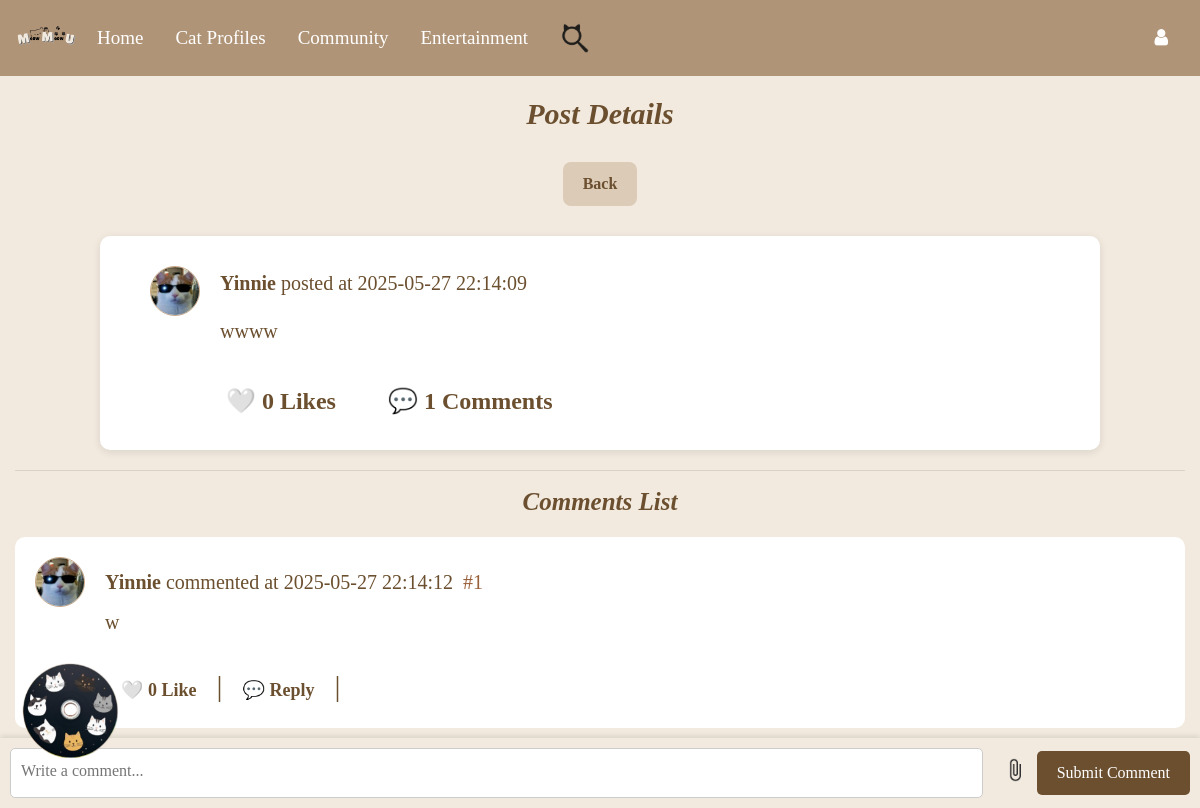
Before: /post/24 with the older database file.
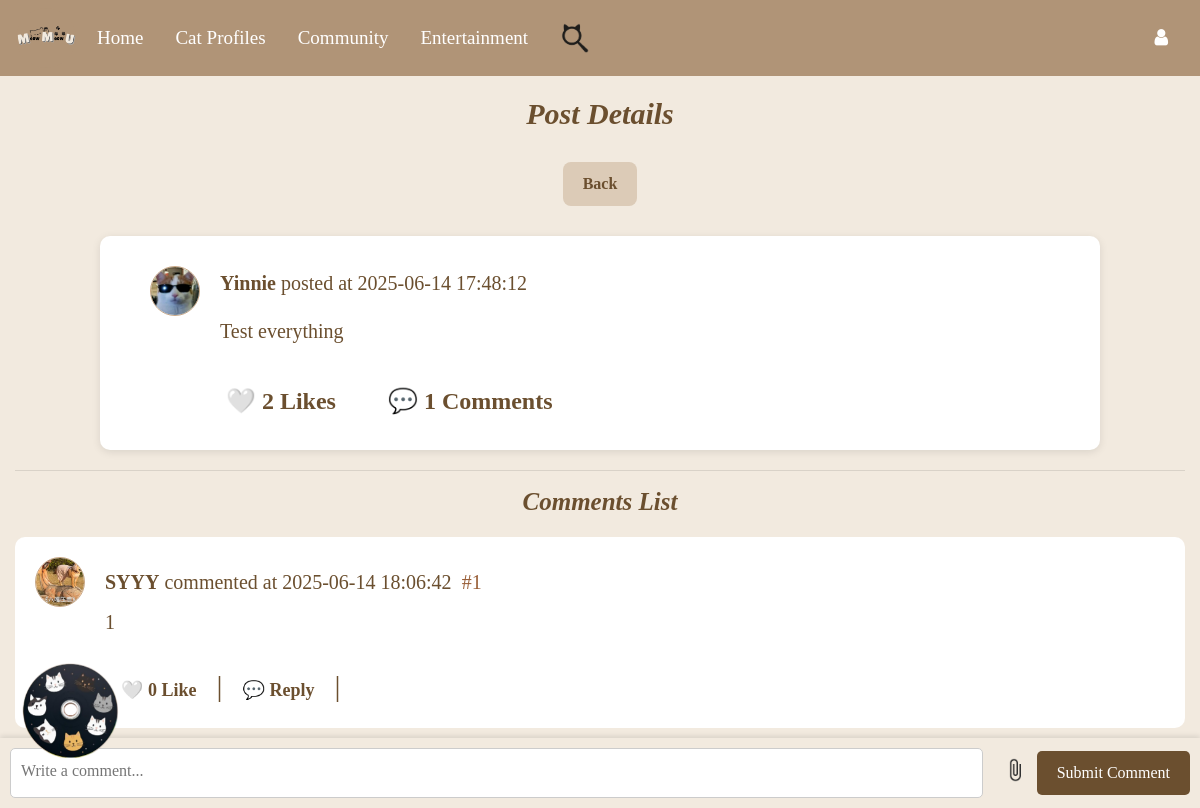
After: the same page with the newer database file.
### tables this page shows
CREATE TABLE "post" (
	"post_id"	INTEGER,
	"user_id"	INTEGER,
	"content"	TEXT,
	"media_type"	TEXT,
	"media_url"	TEXT,
	"created_at"	TIMESTAMP DEFAULT CURRENT_TIMESTAMP,
	"updated_at"	TIMESTAMP DEFAULT CURRENT_TIMESTAMP,
	"cat_hashtag"	TEXT,
	PRIMARY KEY("post_id"),
	FOREIGN KEY("user_id") REFERENCES "user"("id") ON DELETE CASCADE
);

CREATE TABLE "comment" (
	"id"	INTEGER,
	"content"	TEXT NOT NULL,
	"media_url"	TEXT,
	"created_at"	datetime DEFAULT CURRENT_TIMESTAMP,
	"post_id"	INTEGER,
	"user_id"	INTEGER,
	"parent_id"	INTEGER,
	"floor"	INTEGER,
	PRIMARY KEY("id" AUTOINCREMENT),
	FOREIGN KEY("parent_id") REFERENCES "comment"("id") ON DELETE CASCADE,
	FOREIGN KEY("post_id") REFERENCES "post"("id") ON DELETE CASCADE,
	FOREIGN KEY("user_id") REFERENCES "user"("id") ON DELETE SET NULL
);

### Website/models.py (models this page shows)
class User(db.Model, UserMixin):
    id = db.Column(db.Integer, primary_key=True)
    email = db.Column(db.String(150), unique=True, nullable=False)
    ps = db.Column(db.String(150), nullable=False)
    Name = db.Column(db.String(150), nullable=False)
    secret_answer = db.Column(db.String(150), nullable=False)
    notes = db.relationship("Note", backref="user", lazy=True, cascade="all, delete-orphan")
    stories = db.relationship("Story", backref="owner", lazy=True, cascade="all, delete-orphan")
    reports_made = db.relationship(
        "Report",
        back_populates="reporting_user",
        lazy=True,
        cascade="all, delete-orphan",
        foreign_keys="[Report.user_id]"
    )
    reports_received = db.relationship(
        "Report",
        back_populates="reported_user_profile",
        lazy=True,
        foreign_keys="[Report.user_profile_id]"
    )
    status = db.Column(db.String(100)) #user profile part
    birthday = db.Column(db.Date)
    mbti = db.Column(db.String(50))
    hobby = db.Column(db.String(100))
    bio = db.Column(db.Text)
    profile_picture = db.Column(db.String(255), default="default_profilepic.png")
    cover_photo = db.Column(db.String(255), default="default_cover.png")
    role = db.Column(db.String(50), default='user', nullable=False)
    level1_completed = db.Column(db.Boolean, default=False)
    privacy = db.Column(db.String(50), default="Public", nullable=False)

### Website/community.py (the view)
@community_bp.route('/post/<int:post_id>')
def post_detail(post_id):
    conn = get_db_connection()
    post = conn.execute('''
        SELECT
            post.*,
            user.name,
            user.profile_picture,
                (SELECT COUNT(*) FROM likes WHERE likes.post_id = post.post_id) AS like_count,
                (SELECT COUNT(*) FROM comment WHERE comment.post_id = post.post_id) AS comment_count,
            CASE
                WHEN EXISTS (
                    SELECT 1 FROM likes
                    WHERE likes.post_id = post.post_id AND likes.user_id = ?
                ) THEN 1
                ELSE 0
            END AS liked_by_current_user
        FROM post
        JOIN user ON post.user_id = user.id
        WHERE post.post_id = ?
    ''', (
        current_user.id if current_user.is_authenticated else -1,
        post_id
    )).fetchone()
    if post is None:
        conn.close()
        flash("The post does not exist or has been deleted.", category="error")
        return redirect(url_for('community.community_feature'))
    comments = conn.execute('''
        SELECT
            comment.*,
            user.name AS name,
            user.profile_picture AS profile_picture,
            (SELECT COUNT(*) FROM comment_like WHERE comment_like.comment_id = comment.id) AS like_count,
            CASE
                WHEN EXISTS (
                    SELECT 1 FROM comment_like
                    WHERE comment_like.comment_id = comment.id AND comment_like.user_id = ?
                ) THEN 1
                ELSE 0
            END AS liked_by_current_user
        FROM comment
        JOIN user ON comment.user_id = user.id
        WHERE comment.post_id = ?
        ORDER BY comment.created_at DESC
    ''', (current_user.id if current_user.is_authenticated else -1, post_id)).fetchall()
    grouped_comments = {}
    for comment in comments:
        parent_id = comment['parent_id']
        if parent_id not in grouped_comments:
            grouped_comments[parent_id] = []
        grouped_comments[parent_id].append(comment)
    conn.close()
    return render_template("community_detail.html", post=post, comments=comments, grouped_comments=grouped_comments, user=current_user)

### Website/community.py (called while the page is built)
def get_db_connection():
    db_path = os.path.join(os.path.dirname(__file__), '..', 'instance', 'datebase.db')
    db_path = os.path.abspath(db_path)
    conn = sqlite3.connect(db_path)
    conn.row_factory = sqlite3.Row
    return conn

### Website/templates/community_detail.html (shortened to what this page needs)
{% extends 'base.html' %}
{% block content %}
<h1>Post Details</h1>
<button class="back-button" onclick="history.back();">
    Back
</button>
<div class="post">
    <div class="post-info">
        <a href="{{ url_for('auth.view_user_profile', user_id=post['user_id']) }}">
            <img class="profile-picture" src="{{ url_for('static', filename='Userprofile/' + (post['profile_picture'] if post['profile_picture'] else 'default_profilepic.png')) }}" alt="Avatar">
        </a>
        <p><strong>{{ post['name'] }}</strong> posted at {{ post['created_at'] }}</p>
    </div>
    <div class="post-body">
        <p class="post-content">{{ post['content'] }}</p>
        <div class="post-actions">
            <form id="like-form-{{ post['post_id'] }}" action="{{ url_for('community.like_post' if not post['liked_by_current_user'] else 'community.unlike_post', post_id=post['post_id']) }}" method="post" class="inline-form">
                <button type="submit" class="post-action-button">
                    {% if post['liked_by_current_user'] %}
                        ❤️
                    {% else %}
                        🤍
                    {% endif %}
                    {{ post['like_count'] }} Likes
                </button>
            </form>
            <button class="post-action-button" id="comment-button" onclick="event.stopPropagation(); window.location.href='/post/{{ post.post_id }}#comments'">
            💬 {{ post['comment_count'] }} Comments
            </button>
        </div>
    </div>
</div>
<hr>
<h3 id="comments">Comments List</h3>
{% macro render_comments(comments, grouped_comments) %}
    {% for comment in comments %}
        <div class="comment">
            <div class="comment-info">
                <a href="{{ url_for('auth.view_user_profile', user_id=comment['user_id']) }}">
                    <img class="comment-profile-picture" src="{{ url_for('static', filename='Userprofile/' + (comment['profile_picture'] if comment['profile_picture'] else 'default_profilepic.png')) }}" alt="Avatar">
                </a>
                <p><strong>{{ comment['name'] }}</strong> commented at {{ comment['created_at'] }}</p>
                <span class="floor-number">
                    #{{ comment['floor'] }}
                </span>
            </div>
            <div class="comment-content">
                <p>{{ comment['content'] }}</p>
                <div class="comment-actions">
                    <form id="like-form-{{ comment['id'] }}" action="{{ url_for('community.like_comment' if not comment['liked_by_current_user'] else 'community.unlike_comment', comment_id=comment['id']) }}" method="post" class="inline-form">
                        <button type="submit" class="comment-action-button">
                            {% if comment['liked_by_current_user'] %}
                                ❤️
                            {% else %}
                                🤍
                            {% endif %}
                            {{ comment['like_count'] }} Like
                        </button>
                    </form>
                    <span class="separator">|</span>
                    <button class="comment-action-button reply-button" data-comment-id="{{ comment['id'] }}">
                        💬 Reply
                    </button>
                    <span class="separator">|</span>
                </div>
            </div>
        </div>
    {% endfor %}
{% endmacro %}
{{ render_comments(grouped_comments[None], grouped_comments) }}
<div class="comment-form-container">
    <form action="{{ url_for('community.add_comment', post_id=post['post_id']) }}" method="POST" enctype="multipart/form-data">
        <textarea id="comment-textarea" name="content" placeholder="Write a comment..."></textarea>
        <label for="comment-media" class="file-upload-label">
            <img src="{{ url_for('static', filename='paperclip.png') }}" alt="Attach File" class="paperclip-icon">
        </label>
        <button type="submit">Submit Comment</button>
    </form>
</div>
{% endblock %}

Changed rows visible on the page:
removed comment: profile_picture (picture), name "Yinnie", created_at "2025-05-27 22:14:12", floor "1", content "w", like_count "0"
changed post: created_at "2025-05-27 22:14:09" → "2025-06-14 17:48:12"; content "wwww" → "Test everything"
added comment: profile_picture (picture), name "SYYY", created_at "2025-06-14 18:06:42", floor "1", content "1", like_count "0"
Other visible differences:
{{ post['like_count'] }}: "0" → "2"
